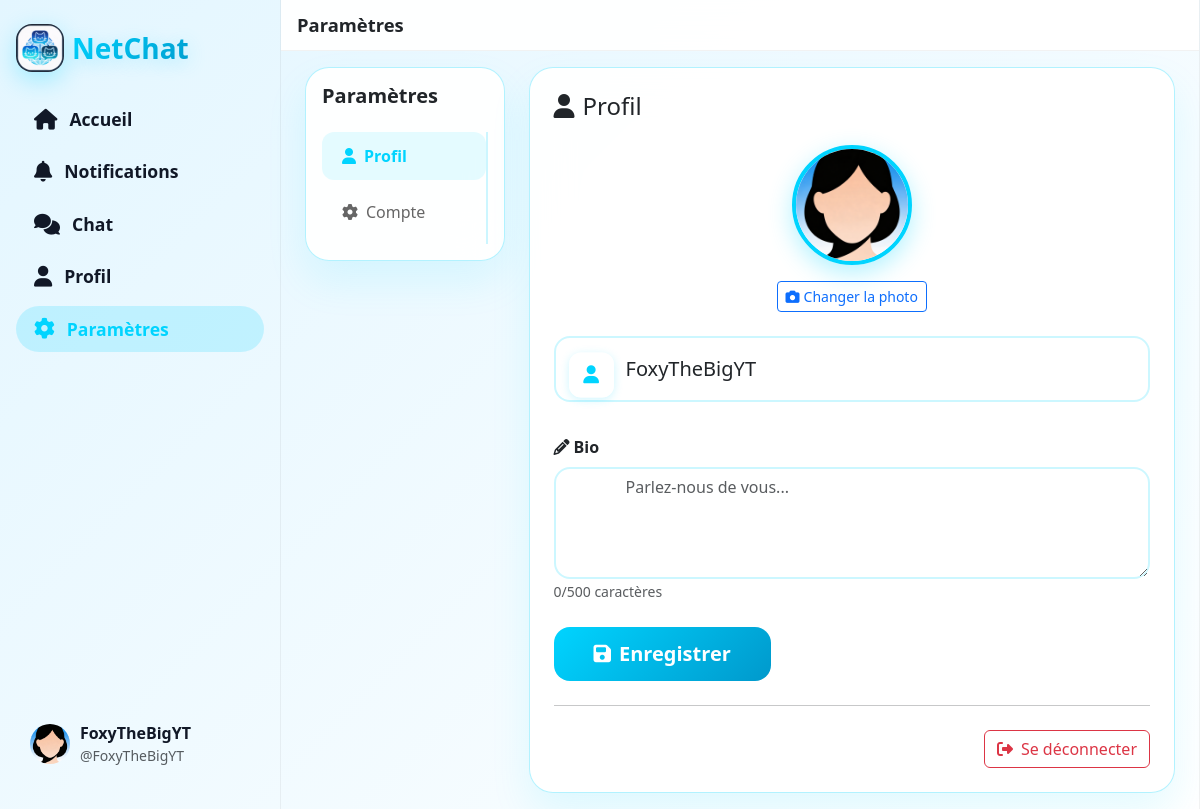
Page /public/settings (signed in) on the earlier database version.
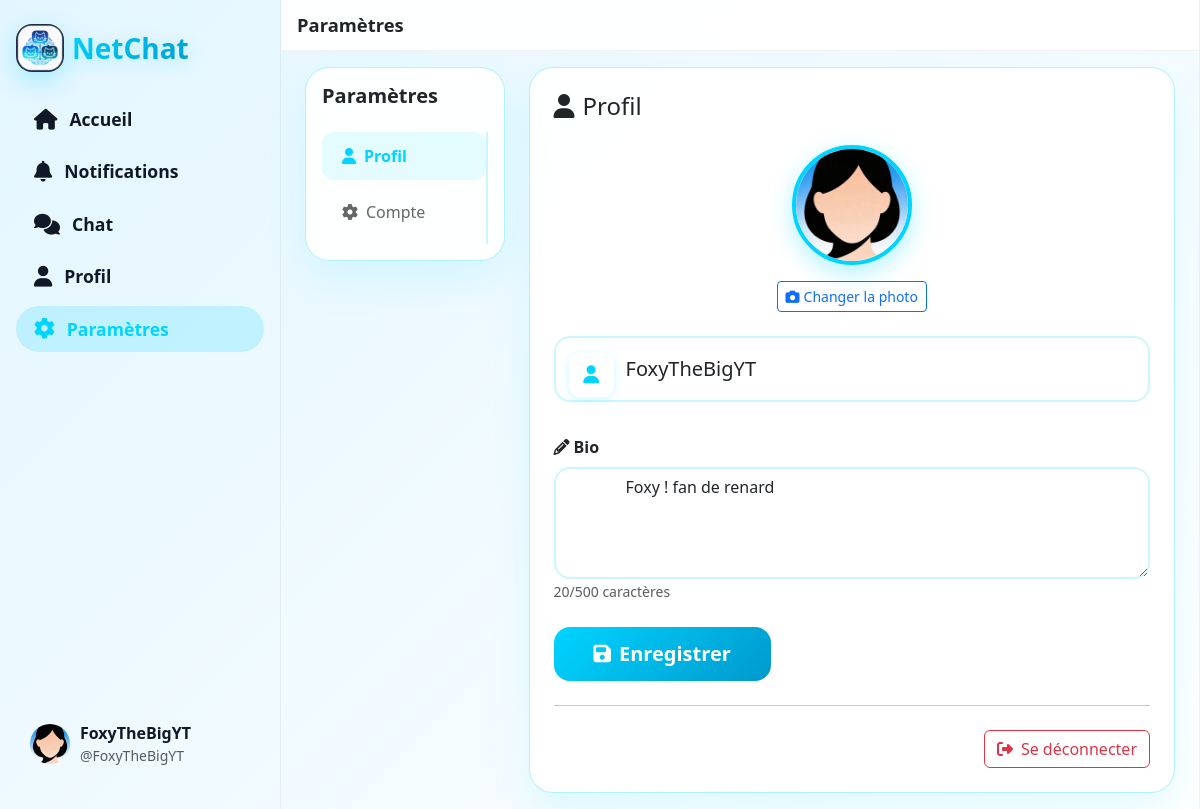
Same page on the later database version.
### tables this page shows
CREATE TABLE IF NOT EXISTS `users` (
  `id` int NOT NULL AUTO_INCREMENT,
  `username` varchar(50) NOT NULL,
  `email` varchar(100) NOT NULL,
  `password_hash` varchar(255) NOT NULL,
  `phone` varchar(20) DEFAULT NULL,
  `age` int DEFAULT NULL,
  `birthdate` date DEFAULT NULL,
  `profile_picture` varchar(255) DEFAULT 'assets/user_icon.png',
  `admin` tinyint(1) NOT NULL DEFAULT '0',
  `followers_count` int UNSIGNED NOT NULL DEFAULT '0',
  `bio` text,
  `status` enum('online','away','busy','offline') DEFAULT 'offline',
  `account_type` enum('user','moderator','administrator') DEFAULT 'user',
  `is_verified` tinyint(1) DEFAULT '0',
  `created_at` timestamp NULL DEFAULT CURRENT_TIMESTAMP,
  `last_login` timestamp NULL DEFAULT NULL,
  `google_id` varchar(100) DEFAULT NULL,
  `github_id` varchar(100) DEFAULT NULL,
  `provider` enum('local','google','github') DEFAULT 'local',
  PRIMARY KEY (`id`),
  UNIQUE KEY `username` (`username`),
  UNIQUE KEY `email` (`email`),
  UNIQUE KEY `unique_google` (`google_id`),
  UNIQUE KEY `unique_github` (`github_id`),
  KEY `idx_users_admin` (`admin`)
);

### core/BaseController.php (called while the page is built, shortened)
<?php
class BaseController {
    public function __construct() {
        require_once __DIR__ . '/../config/database.php';
        $this->db = Database::getInstance()->getConnection();
    }
    protected function view($viewName, $data = []) {
        $data['basePath'] = '/netchat/public';
        extract($data);
        $viewPath = __DIR__ . '/../app/views/' . $viewName . '.php';
        require $viewPath;
    }
}

### app/controllers/SettingsController.php (called while the page is built, shortened)
<?php
require_once __DIR__ . '/../../core/BaseController.php';
require_once __DIR__ . '/../models/User.php';
class SettingsController extends BaseController {
    private $userModel;
    public function __construct() {
        $this->userModel = new User($this->db);
    }
    public function index() {
        $user = $this->userModel->findById($_SESSION['user_id']);
        $errorMessages = [];
        $successMessage = '';
        $profile_picture = $user['profile_picture'] ?? 'assets/user_icon.png';
        $this->view('settings/index', [
            'user' => $user,
            'profile_picture' => $profile_picture,
            'errorMessages' => $errorMessages,
            'successMessage' => $successMessage
        ]);
    }
}

### public/index.php (called while the page is built, shortened)
<?php
$router = new Router();
$router->get('/login', 'AuthController', 'login');
$router->post('/login', 'AuthController', 'login');
$router->get('/register', 'AuthController', 'register');
$router->post('/register', 'AuthController', 'register');
$router->get('/logout', 'LogoutController', 'logout');
$router->get('/', 'DashboardController', 'index');
$router->get('/dashboard', 'DashboardController', 'index');
$router->get('/notifications', 'NotificationsController', 'index');
$router->get('/chat', 'ChatController', 'index');
$router->get('/search', 'SearchController', 'index');
$router->get('/profile', 'ProfileController', 'show');
$router->get('/profil', 'ProfileController', 'show');
$router->get('/settings', 'SettingsController', 'index');
$router->post('/settings', 'SettingsController', 'index');
$router->get('/admin', 'AdminController', 'index');
$router->post('/comment/create', 'CommentController', 'create');
$router->post('/comment/delete', 'CommentController', 'delete');
$router->get('/password/edit', 'PasswordController', 'edit');
$router->post('/password/edit', 'PasswordController', 'edit');
$router->dispatch();

### config/database.php (called while the page is built)
<?php
class Database {
    private static $instance = null;
    private $pdo;
    private function __construct() {
        try {
            $this->pdo = new PDO(
                'mysql:host=127.0.0.1;dbname=netchat;charset=utf8mb4',
                'root',
                ''
            );
            $this->pdo->setAttribute(PDO::ATTR_ERRMODE, PDO::ERRMODE_EXCEPTION);
        } catch(PDOException $e) {
            die("Erreur DB: " . $e->getMessage());
        }
    }
    public static function getInstance() {
        if (self::$instance === null) {
            self::$instance = new self();
        }
        return self::$instance;
    }
    public function getConnection() {
        return $this->pdo;
    }
}

### app/models/User.php (called while the page is built, shortened)
<?php
class User {
    private $db;
    public function __construct($db) {
        $this->db = $db;
    }
    public function findById($id) {
        $stmt = $this->db->prepare("SELECT * FROM users WHERE id = ?");
        $stmt->execute([$id]);
        return $stmt->fetch(PDO::FETCH_ASSOC);
    }
}

### app/views/settings/index.php (the view, shortened to what the changed rows need)
<?php
include __DIR__ . '/../layouts/header.php';
?>
<div class="nc-layout">
    <aside class="nc-sidebar d-none d-md-block">
        <div class="nc-sidebar-inner">
            <div>
                <a href="<?= $basePath ?? '/netchat/public' ?>/" class="nc-sidebar-logo">
                    <img src="<?= $basePath ?? '/netchat/public' ?>/assets/logo.png" alt="NetChat">
                    <span class="netchat-title fs-3 fw-bold">NetChat</span>
                </a>
                <nav class="nc-sidebar-nav nav flex-column">
                    <a href="<?= $basePath ?? '/netchat/public' ?>/" class="nav-link">
                        <i class="fas fa-home"></i><span>Accueil</span>
                    </a>
                    <a href="<?= $basePath ?? '/netchat/public' ?>/notifications" class="nav-link">
                        <i class="fas fa-bell"></i><span>Notifications</span>
                    </a>
                    <a href="<?= $basePath ?? '/netchat/public' ?>/chat" class="nav-link">
                        <i class="fas fa-comments"></i><span>Chat</span>
                    </a>
                    <a href="<?= $basePath ?? '/netchat/public' ?>/profile?id=<?= (int)$_SESSION['user_id'] ?>" class="nav-link">
                        <i class="fas fa-user"></i><span>Profil</span>
                    </a>
                    <a href="<?= $basePath ?? '/netchat/public' ?>/settings" class="nav-link active">
                        <i class="fas fa-cog"></i><span>Paramètres</span>
                    </a>
                </nav>
            </div>
            <div>
                <a href="<?= $basePath ?? '/netchat/public' ?>/profile?id=<?= (int)$_SESSION['user_id'] ?>" class="nc-sidebar-profile">
                    <img src="<?= $basePath ?? '/netchat/public' ?>/<?= htmlspecialchars($profile_picture) ?>" alt="Profil">
                    <div>
                        <div class="fw-semibold"><?= htmlspecialchars($user['username'] ?? $_SESSION['username']) ?></div>
                        <div class="text-muted small">@<?= htmlspecialchars($user['username'] ?? $_SESSION['username']) ?></div>
                    </div>
                </a>
            </div>
        </div>
    </aside>
    <main class="nc-main-column">
        <div class="nc-main-header">
            <h5>Paramètres</h5>
        </div>
        <div class="px-4 py-3">
            <div class="row">
                <div class="col-lg-3 mb-4">
                    <div class="netchat-card p-3">
                        <h5 class="mb-4 fw-bold">Paramètres</h5>
                        <nav class="nav flex-column settings-nav">
                            <a class="nav-link active" data-section="profile" href="#profile">
                                <i class="fas fa-user me-2"></i>Profil
                            </a>
                            <a class="nav-link" data-section="account" href="#account">
                                <i class="fas fa-cog me-2"></i>Compte
                            </a>
                        </nav>
                    </div>
                </div>
                <div class="col-lg-9">
                    <div class="netchat-card p-4">
                        <div id="profile-section" class="settings-content">
                            <h4 class="mb-4">
                                <i class="fas fa-user me-2"></i>Profil
                            </h4>
                            <form method="POST" action="/netchat/public/settings" enctype="multipart/form-data" class="needs-validation" novalidate id="profileForm">
                                <div class="text-center mb-4">
                                    <img src="<?= $basePath ?? '/netchat/public' ?>/<?= htmlspecialchars($profile_picture) ?>"
                                         alt="Photo de profil"
                                         class="rounded-circle mb-3"
                                         width="120"
                                         height="120"
                                         style="object-fit: cover; border: 4px solid var(--primary-blue); box-shadow: 0 8px 24px rgba(0, 212, 255, 0.3);"
                                         id="profile-preview">
                                    <div>
                                        <label for="profile_picture" class="btn btn-outline-primary btn-sm">
                                            <i class="fas fa-camera me-1"></i>Changer la photo
                                        </label>
                                    </div>
                                </div>
                                <div class="input-group-wrapper mb-4">
                                    <div class="floating-icon"><i class="fas fa-user"></i></div>
                                    <input type="text"
                                           name="username"
                                           id="username"
                                           class="form-control form-control-lg py-3"
                                           placeholder="Nom d'utilisateur"
                                           required
                                           maxlength="20"
                                           minlength="3"
                                           value="<?= htmlspecialchars($user['username']) ?>">
                                </div>
                                <div class="mb-4">
                                    <label for="bio" class="form-label fw-semibold mb-2">
                                        <i class="fas fa-pencil-alt me-1"></i>Bio
                                    </label>
                                    <textarea name="bio"
                                              id="bio"
                                              class="form-control"
                                              rows="4"
                                              maxlength="500"
                                              placeholder="Parlez-nous de vous..."><?= htmlspecialchars($user['bio'] ?? '') ?></textarea>
                                    <small class="text-muted">
                                        <span id="bio-count"><?= strlen($user['bio'] ?? '') ?></span>/500 caractères
                                    </small>
                                </div>
                                <button type="submit" class="btn btn-primary btn-lg">
                                    <i class="fas fa-save me-2"></i>Enregistrer
                                </button>
                            </form>
                            <hr class="my-4">
                            <div class="d-flex justify-content-end">
                                <a href="<?= $basePath ?>/logout" class="btn btn-outline-danger">
                                    <i class="fas fa-sign-out-alt me-2"></i>Se déconnecter
                                </a>
                            </div>
                        </div>
                    </div>
                </div>
            </div>
        </div>
    </main>
</div>
<?php include __DIR__ . '/../layouts/footer.php'; ?>

Differences in the rows shown:
changed users "FoxyTheBigYT": bio (not shown) → "Foxy ! fan de renard"; bio "0" → "20"
